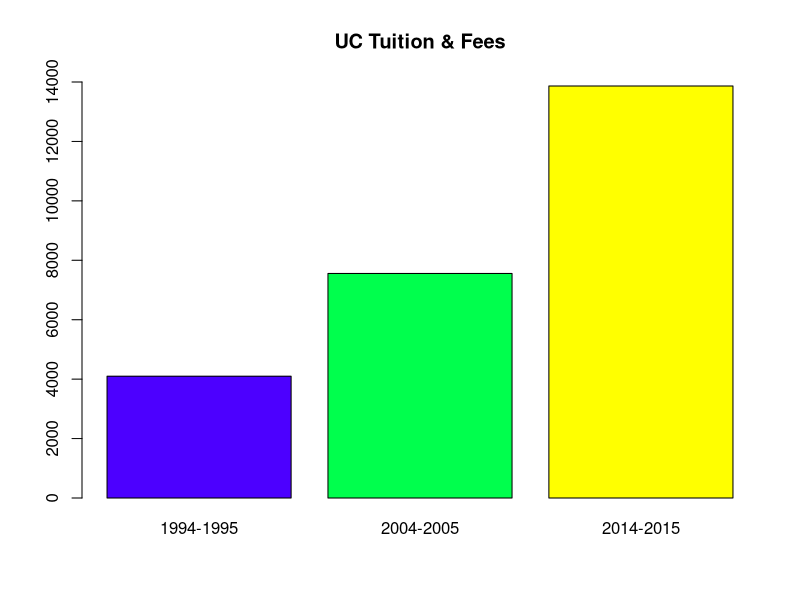
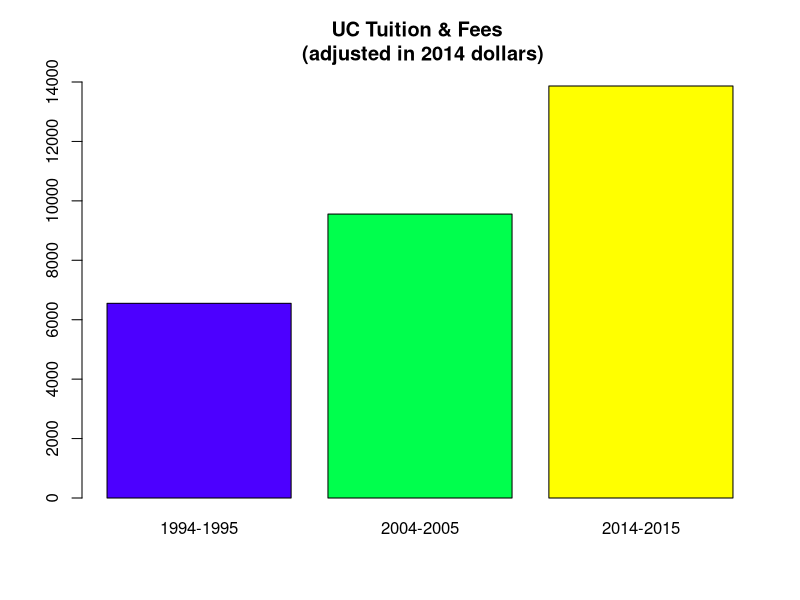
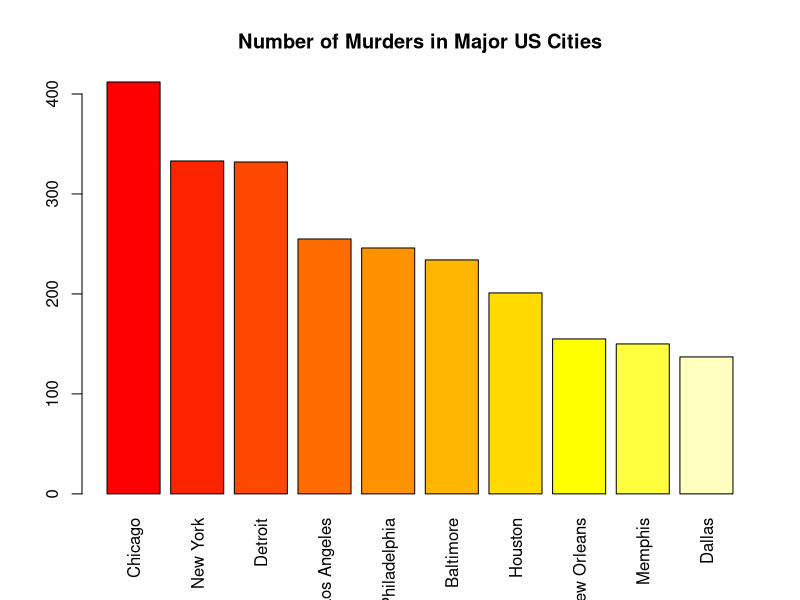
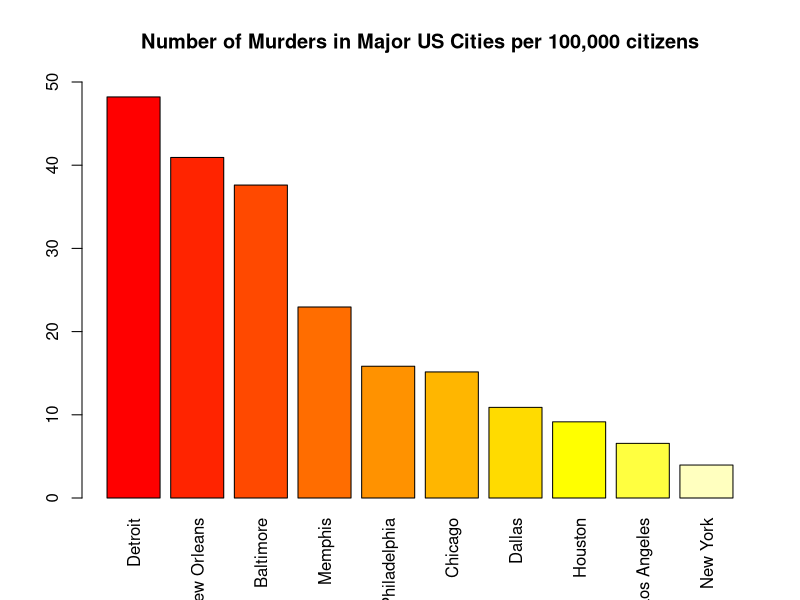

Generate these figures, in order, with R:
tuition <- c(4099, 7556, 13866)
years <- c("1994-1995","2004-2005","2014-2015")
barplot(tuition,names=years,main="UC Tuition & Fees",ylim=c(0,14000),col=c(topo.colors(3)))

adjusted <- c(6552,9555,13866)
barplot(adjusted,names=years,main="UC Tuition & Fees \n (adjusted in 2014 dollars)",ylim=c(0,14000),col=c(topo.colors(3)))

murders <- read.csv("murder.csv",header=T)
attach(murders)
barplot(murders$Murders, names=murders$City,las=3,main="Number of Murders in Major US Cities",col=c(heat.colors(10)))
murders2 <- murders[order(-Per.Capita),] 
barplot(murders2$Per.Capita, names=murders2$City,las=3,main="Number of Murders in Major US Cities per 100,000 citizens",col=c(heat.colors(10)),ylim=c(0,50))
